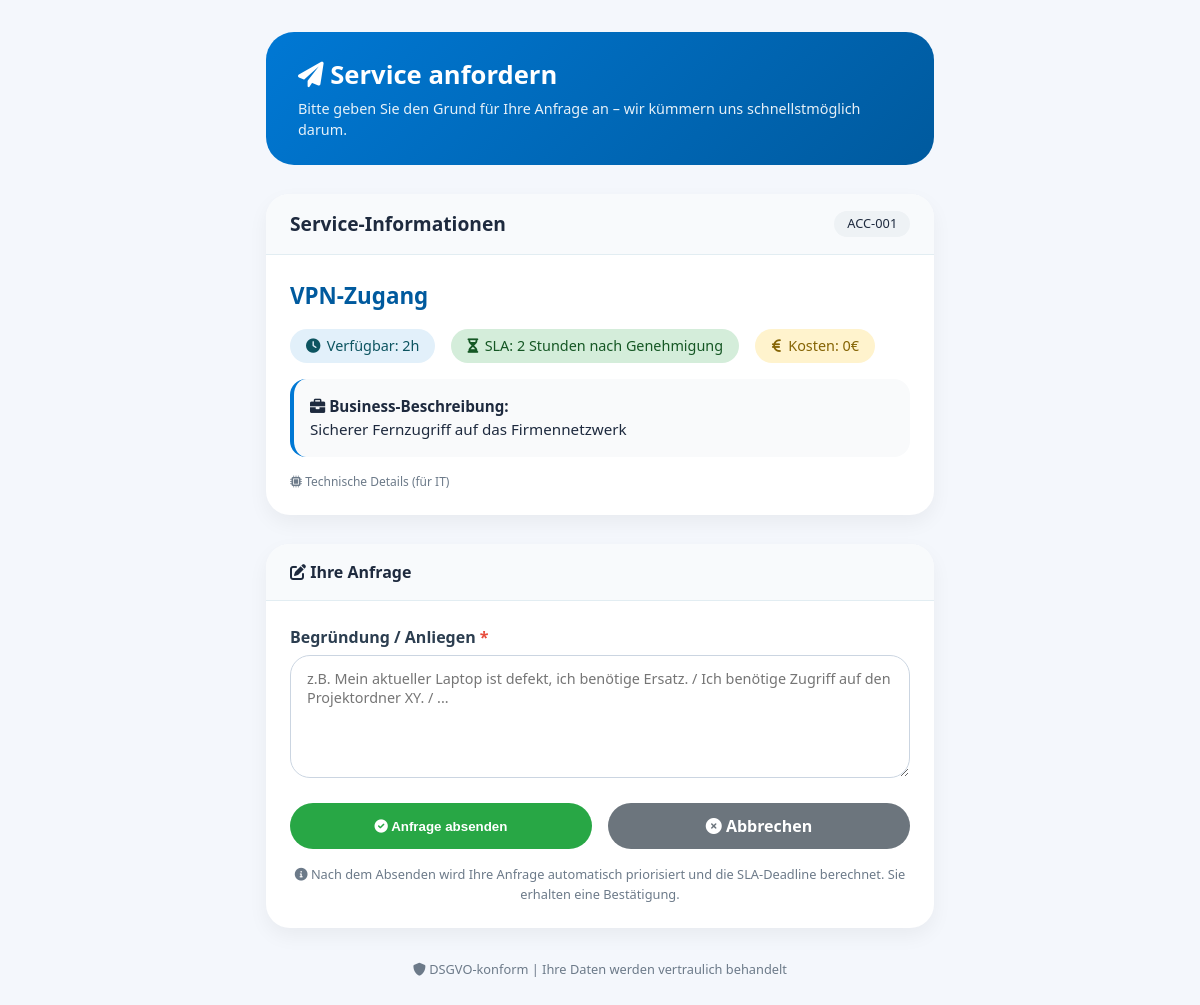
The app's page /request/ACC-001 (signed in) with its own data.
### tables this page shows
CREATE TABLE services (
        id TEXT PRIMARY KEY, name TEXT NOT NULL, category TEXT, availability TEXT, 
        description_business TEXT, description_technical TEXT, sla TEXT, costs TEXT, active INTEGER DEFAULT 1);

### app.py (the view)
@app.route('/request/<service_id>')
@login_required
def show_request_form(service_id):
    service = database.get_service(service_id)
    return render_template('service_request.html', service=service, user=current_user)

### app.py (called while the page is built)
@login_manager.user_loader
def load_user(user_id):
    try:
        conn = sqlite3.connect(database.DB_PATH)
        c = conn.cursor()
        c.execute("SELECT id, username, role, fullname, department FROM users WHERE id=?", (user_id,))
        row = c.fetchone()
        conn.close()
        if row:
            return User(row[0], row[1], row[2], row[3], row[4])
    except:
        return None
    return None

### database.py (called while the page is built)
def get_service(service_id):
    conn = sqlite3.connect(DB_PATH)
    c = conn.cursor()
    c.execute("SELECT * FROM services WHERE id=?", (service_id,))
    row = c.fetchone()
    conn.close()
    if row:
        return {'id': row[0], 'name': row[1], 'category': row[2], 'availability': row[3],
                'description_business': row[4], 'description_technical': row[5], 'sla': row[6], 'costs': row[7]}
    return None

### templates/service_request.html (shortened to what this page needs)
<!DOCTYPE html>
<html lang="de">
<head>
    <link rel="stylesheet" href="https://cdnjs.cloudflare.com/ajax/libs/font-awesome/6.0.0-beta3/css/all.min.css">
</head>
<body>
    <div class="container">
        <div class="header">
            <h1><i class="fas fa-paper-plane"></i> Service anfordern</h1>
            <p>Bitte geben Sie den Grund für Ihre Anfrage an – wir kümmern uns schnellstmöglich darum.</p>
        </div>
        <div class="service-card">
            <div class="service-header">
                <span>Service-Informationen</span>
                <span class="service-id">{{ service.id }}</span>
            </div>
            <div class="service-body">
                <div class="service-name">{{ service.name }}</div>
                <div class="service-detail">
                    <span class="detail-item availability-badge">
                        <i class="fas fa-clock"></i> Verfügbar: {{ service.availability }}
                    </span>
                    <span class="detail-item sla-badge">
                        <i class="fas fa-hourglass-half"></i> SLA: {{ service.sla }}
                    </span>
                    <span class="detail-item cost-badge">
                        <i class="fas fa-euro-sign"></i> Kosten: {{ service.costs }}
                    </span>
                </div>
                <div class="business-desc">
                    <i class="fas fa-briefcase"></i> <strong>Business-Beschreibung:</strong><br>
                    {{ service.description_business }}
                </div>
                <div style="font-size:0.75rem; color:#6c7a89; margin-top:0.5rem; cursor:help;" title="{{ service.description_technical }}">
                    <i class="fas fa-microchip"></i> Technische Details (für IT)
                </div>
            </div>
        </div>
        <div class="form-card">
            <div class="form-header">
                <i class="fas fa-edit"></i> Ihre Anfrage
            </div>
            <div class="form-body">
                <form action="{{ url_for('request_service') }}" method="post">
                    <div class="form-group">
                        <label for="reason">Begründung / Anliegen <span style="color:#e74c3c;">*</span></label>
                        <textarea
                            name="reason"
                            id="reason"
                            rows="5"
                            placeholder="z.B. Mein aktueller Laptop ist defekt, ich benötige Ersatz. / Ich benötige Zugriff auf den Projektordner XY. / ..."
                            required></textarea>
                    </div>
                    <div class="btn-group">
                        <button type="submit" class="btn-submit"><i class="fas fa-check-circle"></i> Anfrage absenden</button>
                        <a href="{{ url_for('index') }}" class="btn-cancel"><i class="fas fa-times-circle"></i> Abbrechen</a>
                    </div>
                    <div class="info-note">
                        <i class="fas fa-info-circle"></i> Nach dem Absenden wird Ihre Anfrage automatisch priorisiert und die SLA-Deadline berechnet. Sie erhalten eine Bestätigung.
                    </div>
                </form>
            </div>
        </div>
        <div class="footer">
            <i class="fas fa-shield-alt"></i> DSGVO-konform | Ihre Daten werden vertraulich behandelt
        </div>
    </div>
</body>
</html>

### templates/service_request.html (style rules this page uses)
* { margin: 0; padding: 0; box-sizing: border-box; }
body { font-family: 'Segoe UI', Roboto, 'Helvetica Neue', sans-serif; background: #f4f7fc; color: #1e2a3e; line-height: 1.5; }
.container { max-width: 700px; margin: 2rem auto; padding: 0 1rem; }
.header { background: linear-gradient(135deg, #0078d4, #005a9e); border-radius: 28px; padding: 1.5rem 2rem; margin-bottom: 1.8rem; color: white; }
.header h1 { font-size: 1.6rem; margin-bottom: 0.2rem; }
.header p { opacity: 0.9; font-size: 0.9rem; }
.service-card { background: white; border-radius: 24px; box-shadow: 0 8px 20px rgba(0,0,0,0.05); margin-bottom: 1.8rem; overflow: hidden; }
.service-header { background: #f8fafc; padding: 1rem 1.5rem; border-bottom: 1px solid #e2edf2; font-weight: 600; font-size: 1.2rem; display: flex; justify-content: space-between; align-items: center; flex-wrap: wrap; }
.service-id { background: #eef2f5; padding: 0.2rem 0.8rem; border-radius: 40px; font-size: 0.8rem; font-weight: normal; }
.service-body { padding: 1.5rem; }
.service-name { font-size: 1.4rem; font-weight: 700; color: #005a9e; margin-bottom: 0.5rem; }
.service-detail { display: flex; flex-wrap: wrap; gap: 1rem; margin: 1rem 0; font-size: 0.9rem; }
.detail-item { background: #f8fafc; padding: 0.4rem 1rem; border-radius: 40px; display: inline-flex; align-items: center; gap: 0.4rem; }
.sla-badge { background: #d4edda; color: #155724; }
.cost-badge { background: #fff3cd; color: #856404; }
.availability-badge { background: #e2f0fa; color: #0c5460; }
.business-desc { background: #f9fafb; padding: 1rem; border-left: 4px solid #0078d4; border-radius: 16px; margin: 1rem 0; font-size: 0.95rem; }
.form-card { background: white; border-radius: 24px; box-shadow: 0 8px 20px rgba(0,0,0,0.05); overflow: hidden; }
.form-header { background: #f8fafc; padding: 1rem 1.5rem; border-bottom: 1px solid #e2edf2; font-weight: 600; }
.form-body { padding: 1.5rem; }
.form-group { margin-bottom: 1.2rem; }
label { display: block; font-weight: 600; margin-bottom: 0.4rem; color: #2c3e50; }
textarea { width: 100%; padding: 0.8rem 1rem; border: 1px solid #cbd5e1; border-radius: 20px; font-size: 0.9rem; font-family: inherit; resize: vertical; transition: 0.2s; }
.btn-group { display: flex; gap: 1rem; margin-top: 1rem; }
.btn-submit { background: #28a745; color: white; border: none; padding: 0.7rem 1.5rem; border-radius: 40px; font-weight: bold; cursor: pointer; transition: background 0.2s; flex: 1; text-align: center; }
.btn-cancel { background: #6c757d; color: white; text-decoration: none; padding: 0.7rem 1.5rem; border-radius: 40px; font-weight: bold; text-align: center; transition: background 0.2s; flex: 1; display: inline-block; }
.info-note { margin-top: 1rem; font-size: 0.8rem; color: #6c7a89; text-align: center; }
.footer { margin-top: 2rem; text-align: center; font-size: 0.8rem; color: #6c7a89; }

### records on screen
services: id "ACC-001", name "VPN-Zugang", availability "2h", sla "2 Stunden nach Genehmigung", costs "0€", description_business "Sicherer Fernzugriff auf das Firmennetzwerk"
